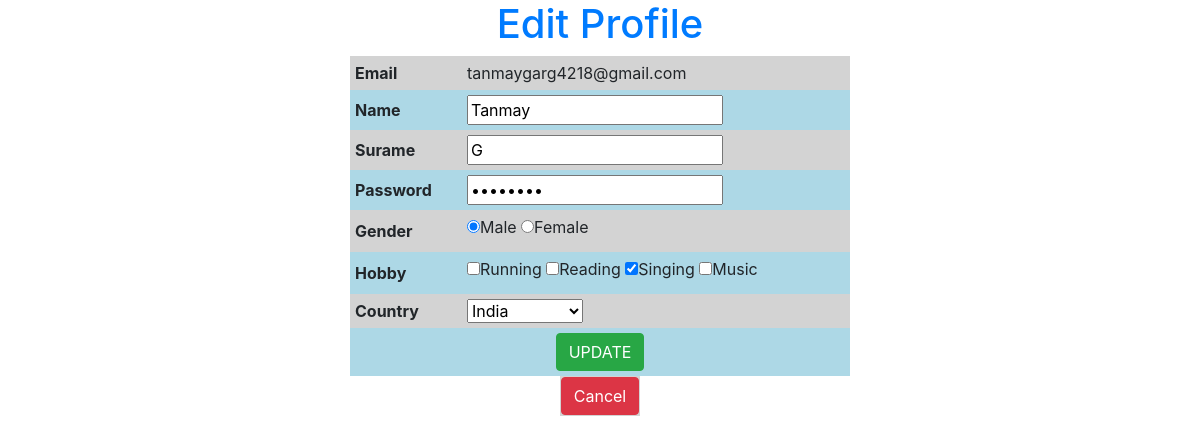
The app's page /redirect.php?eid=15 (signed in) with its own data.
### tables this page shows
CREATE TABLE `user` (
  `uid` int(11) NOT NULL,
  `email` varchar(50) NOT NULL,
  `password` varchar(50) NOT NULL,
  `name` varchar(50) NOT NULL,
  `surname` varchar(50) NOT NULL,
  `gender` varchar(50) NOT NULL,
  `hobby` varchar(100) NOT NULL,
  `country` int(11) NOT NULL,
  `dor` datetime NOT NULL,
  `status` enum('Enable','Disable') NOT NULL DEFAULT 'Enable'
);

### redirect.php (the view, shortened to what this page needs)
<?php
include('db.php');
if (isset($_REQUEST['eid'])) {
	$eid = $_REQUEST['eid'];
 	$edit = "select * from user where uid = '$eid' ";
 	$run_e = $con->query($edit);
 	$row_e = $run_e->fetch_object();
}
?>
<!DOCTYPE html>
<html>
<head>
	<link rel="stylesheet" href="css/bootstrap.min.css">
</head>
<body>
	<h1  align="center" class="text-primary">Edit Profile</h1>
 	<form method="post">
 		<table  align="center" cellspacing="0" cellpadding="5" width="500" >
 			<tr>
 				<th>Email</th>
 				<td>
 					<?php echo $row_e->email; ?>
 				</td>
 			</tr>
 			<tr>
 				<th>Name</th>
 				<td><input type="text" name="name" required="required" value="<?php
 						echo $row_e->name;
 					?>">
 				</td>
 			</tr>
 			<tr>
 				<th>Surame</th>
 				<td><input type="text" name="surname" required="required" value="<?php
 						echo $row_e->surname;
 					?>">
 				</td>
 			</tr>
 			<tr>
 			<th>Password</th>
 				<td><input type="password" name="password" required="required" value="<?php
						echo $row_e->password;
					?>">
 				</td>
 			</tr>
 			<tr>
 				<th>Gender</th>
 				<td>
 								<label><input type="radio" name="gn" value="Male" <?php if ($row_e->gender=="Male") {echo "checked='checked'";} ?> >Male</label>
 								<label><input type="radio" name="gn" <?php if ($row_e->gender=="Female") {echo "checked='checked'";} ?> value="Female">Female</label>
 				</td>
 			</tr>
 			<tr>
 				<th>Hobby</th>
 				<td>
 					<?php
 								$hbb = explode(", ", $row_e->hobby);
								?>
						<label><input type="checkbox" name="hb[]" <?php if (in_array("Running", $hbb)) { echo "checked='checked'"; }?> value="Running">Running</label>
						<label><input type="checkbox" name="hb[]" <?php if (in_array("Reading", $hbb)) { echo "checked='checked'"; }?> value="Reading">Reading</label>
						<label><input type="checkbox" name="hb[]" <?php if (in_array("Singing", $hbb)) { echo "checked='checked'"; }?> value="Singing">Singing</label>
						<label><input type="checkbox" name="hb[]" <?php if (in_array("Music", $hbb)) { echo "checked='checked'"; }?> value="Music">Music</label>
				</td>
			</tr>
			<tr>
				<th>Country</th>
				<td>
					<select name="cn">
						<?php
						$sel_c = "select * from country";
						$res_c = $con->query($sel_c);
						while ($row_c = $res_c->fetch_object()) {
								if ($row_e->country == $row_c->cid) {
									?>
									<option selected="selected" value="<?php echo $row_c->cid; ?>"><?php echo $row_c->cname; ?></option>
									<?php
								}
								else{
								?>
								<option value="<?php echo $row_c->cid; ?>"><?php echo $row_c->cname;?></option>
								<?php
								}
						}
						?>
					</select>
				</td>
			</tr>
			<tr>
				<td colspan="2" align="center"><input type="submit" class="btn btn-success" name="update" value="UPDATE"></td>
	 		</tr>
		</table>
	</form>
	<table align="center">
		<tr align="center">
			<td>
				<a href="view.php" class="btn btn-danger">Cancel</a>
			</td>
		</tr>
	</table>
</body>
</html>

### redirect.php (style rules this page uses)
tr:nth-child(odd) { background-color: lightgray; }
tr:nth-child(even) { background-color: lightblue; }

### records on screen
user: email "tanmaygarg4218@gmail.com", name "Tanmay", surname "G", gender "☑ Male", gender "☐ Female", hobby "☑"

### other values on screen
form field cn "India"
